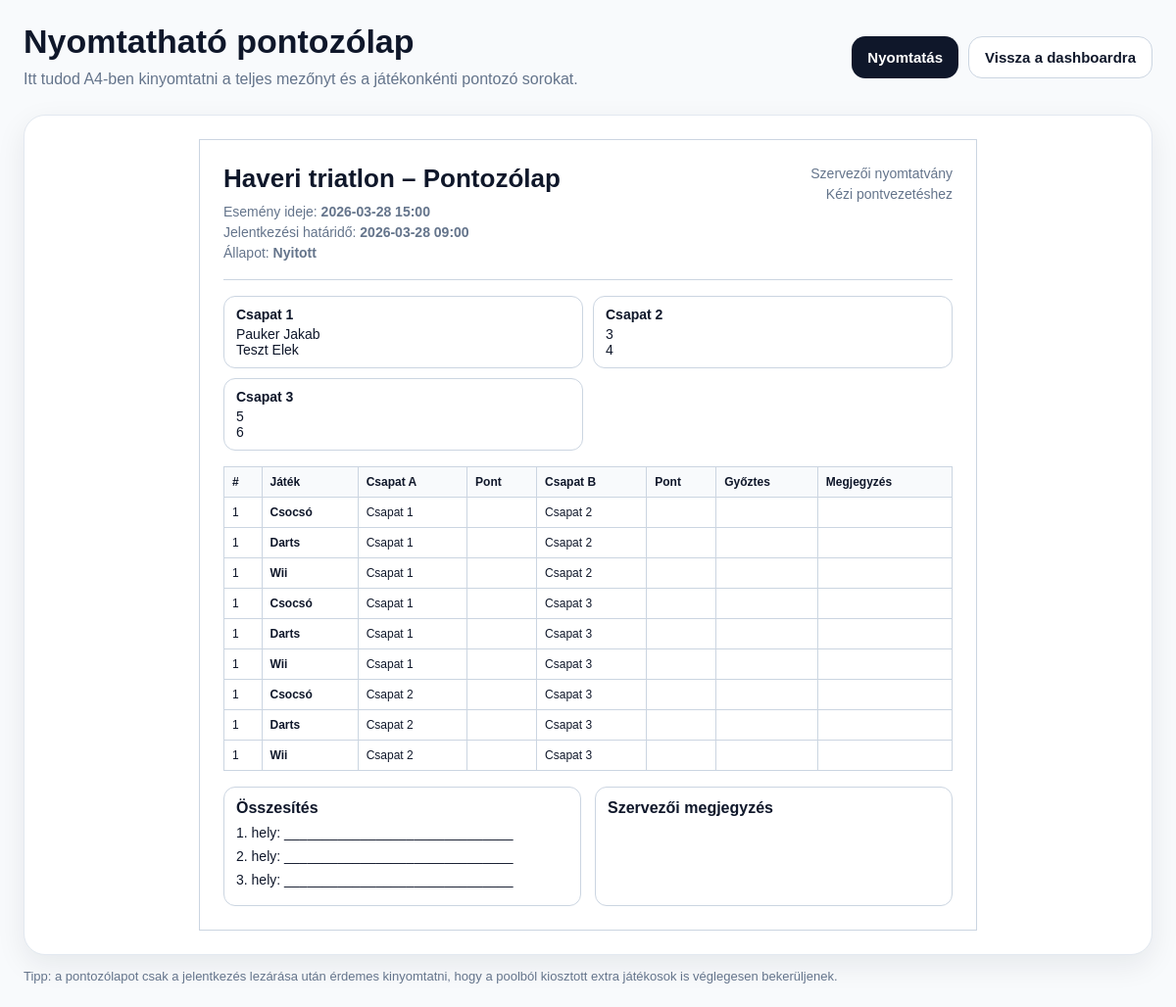
/admin/score-sheet/1 (signed in), run on the app's committed database.
### tables this page shows
CREATE TABLE events (
            id INTEGER PRIMARY KEY AUTOINCREMENT,
            title TEXT NOT NULL,
            event_at TEXT NOT NULL,
            registration_deadline TEXT NOT NULL,
            created_at TEXT NOT NULL,
            is_closed INTEGER NOT NULL DEFAULT 0,
            finalized_at TEXT
        );

CREATE TABLE registrations (
            id INTEGER PRIMARY KEY AUTOINCREMENT,
            event_id INTEGER NOT NULL,
            participant_name TEXT NOT NULL,
            participant_email TEXT NOT NULL,
            provider TEXT NOT NULL,
            google_sub TEXT,
            created_at TEXT NOT NULL,

            assigned_team INTEGER,
            assigned_stage INTEGER,  -- 2 / 3 / 4
            assigned_slot INTEGER,   -- 1..4 within team

            pending_stage INTEGER,   -- 3 / 4 if waiting in pool
            pending_position INTEGER,

            FOREIGN KEY(event_id) REFERENCES events(id)
        );

### app.py (the view)
@app.route("/admin/score-sheet/<int:event_id>")
@admin_required
def admin_score_sheet(event_id):
    event_row = get_event(event_id)
    if not event_row:
        flash("Az esemény nem található.", "error")
        return redirect(url_for("admin_dashboard"))
    finalize_event_if_needed(event_row)
    event_row = get_event(event_id)
    teams = []
    for team_number in range(1, MAX_TEAMS + 1):
        members = get_team_members(event_id, team_number)
        if members:
            teams.append(
                {
                    "team_number": team_number,
                    "team_name": get_approved_team_name(event_id, team_number) or f"Csapat {team_number}",
                    "members": members,
                }
            )
    active_teams = [team for team in teams if len(team["members"]) >= 2]
    matches = []
    for i in range(len(active_teams)):
        for j in range(i + 1, len(active_teams)):
            matches.append(
                {
                    "team_a": active_teams[i],
                    "team_b": active_teams[j],
                }
            )
    return render_template(
        "score_sheet.html",
        event=event_row,
        teams=teams,
        matches=matches,
        format_dt_display=format_dt_display,
    )

### app.py (called while the page is built, shortened)
def get_db():
    if "db" not in g:
        g.db = sqlite3.connect(app.config["DATABASE"])
        g.db.row_factory = sqlite3.Row
    return g.db

def query_all(sql, params=()):
    return get_db().execute(sql, params).fetchall()

def query_one(sql, params=()):
    return get_db().execute(sql, params).fetchone()

def execute(sql, params=()):
    db = get_db()
    cur = db.execute(sql, params)
    db.commit()
    return cur

@app.before_request
def before_request():
    init_db()
    auto_finalize_due_events()

def now_str():
    return datetime.now().strftime("%Y-%m-%d %H:%M:%S")

def parse_dt(value):
    return datetime.strptime(value, "%Y-%m-%d %H:%M:%S")

def format_dt_display(value):
    return parse_dt(value).strftime("%Y-%m-%d %H:%M")

def admin_required(fn):
    @wraps(fn)
    def wrapper(*args, **kwargs):
        if not session.get("admin_logged_in"):
            flash("Előbb jelentkezz be szervezőként.", "error")
            return redirect(url_for("admin_login"))
        return fn(*args, **kwargs)
    return wrapper

def get_event(event_id):
    return query_one("SELECT * FROM events WHERE id = ?", (event_id,))

def get_pending_pool(event_id, stage):
    return query_all(
        """
        SELECT *
        FROM registrations
        WHERE event_id = ?
          AND pending_stage = ?
          AND assigned_team IS NULL
        ORDER BY pending_position, id
        """,
        (event_id, stage),
    )

def get_team_members(event_id, team_number):
    return query_all(
        """
        SELECT *
        FROM registrations
        WHERE event_id = ?
          AND assigned_team = ?
        ORDER BY assigned_slot ASC
        """,
        (event_id, team_number),
    )

def get_approved_team_name(event_id, team_number):
    row = query_one(
        """
        SELECT *
        FROM team_name_proposals
        WHERE event_id = ?
          AND team_number = ?
          AND status = 'approved'
        ORDER BY id DESC
        LIMIT 1
        """,
        (event_id, team_number),
    )
    return row["proposed_name"] if row else None

def finalize_pending_stage_partial(event_id, stage):
    pending = get_pending_pool(event_id, stage)
    if not pending:
        return

def auto_finalize_due_events():
    rows = query_all("SELECT * FROM events WHERE is_closed = 0")
    for row in rows:
        finalize_event_if_needed(row)

### templates/score_sheet.html (shortened to what this page needs)
<!DOCTYPE html>
<html lang="hu">
<head>
</head>
<body>
  <div class="container">
    <div class="topbar">
      <div>
        <h1>Nyomtatható pontozólap</h1>
        <p>Itt tudod A4-ben kinyomtatni a teljes mezőnyt és a játékonkénti pontozó sorokat.</p>
      </div>
      <div class="actions">
        <button onclick="window.print()">Nyomtatás</button>
        <a href="{{ url_for('admin_dashboard') }}" class="btn btn-secondary">Vissza a dashboardra</a>
      </div>
    </div>
    <div class="sheet-card">
      {% if not teams %}
        <div class="empty-note">
          Még nincs elég csapat a pontozólaphoz. Legalább 3 csapat / 6 fő szükséges.
        </div>
      {% else %}
        <div class="sheet">
          <div class="sheet-header">
            <div>
              <h2>{{ event["title"] }} – Pontozólap</h2>
              <div class="meta">
                Esemény ideje: <strong>{{ format_dt_display(event["event_at"]) }}</strong><br>
                Jelentkezési határidő: <strong>{{ format_dt_display(event["registration_deadline"]) }}</strong><br>
                Állapot:
                {% if event["is_closed"] == 1 %}
                  <strong>Lezárt</strong>
                {% else %}
                  <strong>Nyitott</strong>
                {% endif %}
              </div>
            </div>
            <div class="meta" style="text-align: right;">
              Szervezői nyomtatvány<br>
              Kézi pontvezetéshez
            </div>
          </div>
          <div class="team-list">
            {% for team in teams %}
              <div class="team-box">
                <strong>{{ team.team_name }}</strong>
                {% for member in team.members %}
                  <div>{{ member["participant_name"] }}</div>
                {% endfor %}
              </div>
            {% endfor %}
          </div>
          <div class="table-wrap">
            <table>
              <thead>
                <tr>
                  <th>#</th>
                  <th>Játék</th>
                  <th>Csapat A</th>
                  <th>Pont</th>
                  <th>Csapat B</th>
                  <th>Pont</th>
                  <th>Győztes</th>
                  <th>Megjegyzés</th>
                </tr>
              </thead>
              <tbody>
                {% set row_number = 1 %}
                {% for match in matches %}
                  {% for game in ["Csocsó", "Darts", "Wii"] %}
                    <tr>
                      <td>{{ row_number }}</td>
                      <td><strong>{{ game }}</strong></td>
                      <td>{{ match.team_a.team_name }}</td>
                      <td>&nbsp;</td>
                      <td>{{ match.team_b.team_name }}</td>
                      <td>&nbsp;</td>
                      <td>&nbsp;</td>
                      <td>&nbsp;</td>
                    </tr>
                    {% set row_number = row_number + 1 %}
                  {% endfor %}
                {% endfor %}
              </tbody>
            </table>
          </div>
          <div class="summary-grid">
            <div class="summary-box">
              <h3>Összesítés</h3>
              <div>1. hely: ______________________________</div>
              <div style="margin-top: 8px;">2. hely: ______________________________</div>
              <div style="margin-top: 8px;">3. hely: ______________________________</div>
            </div>
            <div class="summary-box">
              <h3>Szervezői megjegyzés</h3>
              <div style="min-height: 70px;">&nbsp;</div>
            </div>
          </div>
        </div>
      {% endif %}
    </div>
    <div class="small" style="margin-top: 14px;">
      Tipp: a pontozólapot csak a jelentkezés lezárása után érdemes kinyomtatni, hogy a poolból kiosztott extra játékosok is véglegesen bekerüljenek.
    </div>
  </div>
</body>
</html>

### templates/score_sheet.html (style rules this page uses)
:root { --bg: #f8fafc; --card: #ffffff; --text: #0f172a; --muted: #64748b; --line: #cbd5e1; --primary: #0f172a; --shadow: 0 10px 30px rgba(15, 23, 42, 0.08); --radius: 18px; }
* { box-sizing: border-box; }
body { margin: 0; font-family: Arial, Helvetica, sans-serif; background: var(--bg); color: var(--text); }
.container { max-width: 1200px; margin: 0 auto; padding: 24px; }
.topbar { display: flex; justify-content: space-between; align-items: center; gap: 16px; margin-bottom: 24px; flex-wrap: wrap; }
h1 { margin: 0 0 8px; font-size: 34px; line-height: 1.08; }
p { margin: 0; color: var(--muted); line-height: 1.5; }
.actions { display: flex; gap: 10px; flex-wrap: wrap; }
.btn, button { display: inline-block; border: 0; border-radius: 14px; padding: 12px 16px; font-size: 15px; font-weight: 700; cursor: pointer; text-decoration: none; transition: 0.15s ease; }
.btn-primary, button { background: var(--primary); color: white; }
.btn-secondary { background: white; color: var(--text); border: 1px solid var(--line); }
.sheet-card { background: var(--card); border: 1px solid #e2e8f0; border-radius: 22px; padding: 24px; box-shadow: var(--shadow); }
.sheet { background: white; max-width: 794px; margin: 0 auto; border: 1px solid var(--line); padding: 24px; }
.sheet-header { display: flex; justify-content: space-between; align-items: start; gap: 20px; border-bottom: 1px solid var(--line); padding-bottom: 16px; margin-bottom: 16px; }
.sheet-header h2 { margin: 0 0 8px; font-size: 26px; }
.meta { font-size: 14px; color: var(--muted); line-height: 1.5; }
.team-list { display: grid; grid-template-columns: repeat(2, 1fr); gap: 10px; margin-bottom: 16px; }
.team-box { border: 1px solid var(--line); border-radius: 12px; padding: 10px 12px; font-size: 14px; background: #fff; }
.team-box strong { display: block; margin-bottom: 4px; }
.table-wrap { overflow-x: auto; }
table { width: 100%; border-collapse: collapse; font-size: 12px; background: white; }
th, td { border: 1px solid var(--line); padding: 8px 8px; text-align: left; vertical-align: top; }
th { background: #f8fafc; font-weight: 800; }
.summary-grid { display: grid; grid-template-columns: 1fr 1fr; gap: 14px; margin-top: 16px; }
.summary-box { border: 1px solid var(--line); border-radius: 12px; padding: 12px; font-size: 14px; min-height: 120px; }
.summary-box h3 { margin: 0 0 8px; font-size: 16px; }
.small { font-size: 13px; color: var(--muted); }

### data on the page
events: title "Haveri triatlon", event_at "2026-03-28 15:00", registration_deadline "2026-03-28 09:00"
registrations: participant_name "Pauker Jakab"
registrations: participant_name "Teszt Elek"
registrations: participant_name "3"
registrations: participant_name "4"
registrations: participant_name "5"
registrations: participant_name "6"

### other printed values
{{ team.team_name }} "Csapat 1" "Csapat 2" "Csapat 3"
{{ row_number }} "1" "1" "1" "1" "1" "1" "1" "1" "1"
{{ game }} "Csocsó" "Darts" "Wii" "Csocsó" "Darts" "Wii" "Csocsó" "Darts" "Wii"
{{ match.team_a.team_name }} "Csapat 1" "Csapat 1" "Csapat 1" "Csapat 1" "Csapat 1" "Csapat 1" "Csapat 2" "Csapat 2" "Csapat 2"
{{ match.team_b.team_name }} "Csapat 2" "Csapat 2" "Csapat 2" "Csapat 3" "Csapat 3" "Csapat 3" "Csapat 3" "Csapat 3" "Csapat 3"
